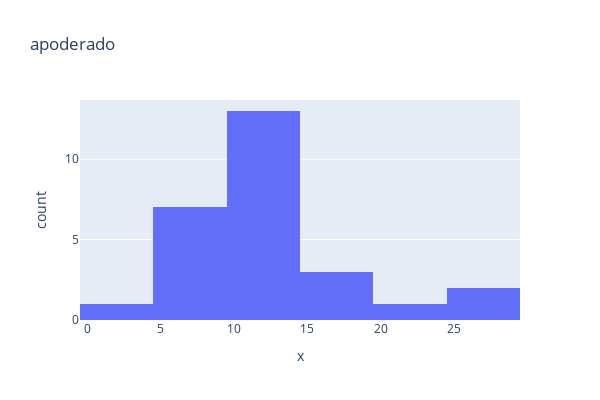
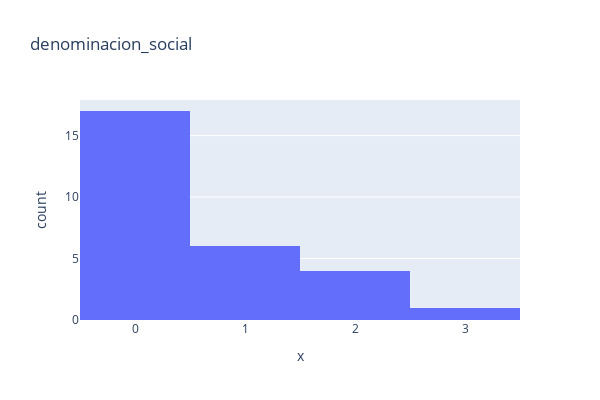
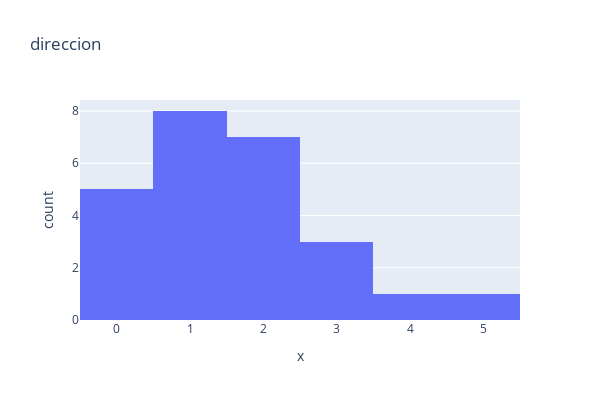
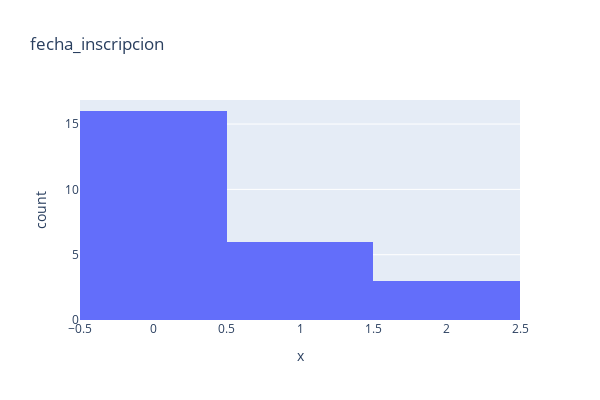

Here is the notebook cell these charts were saved with, in order:
### Code cell
# grafico las distribuciones
import plotly.express as px

for k in paginas.keys():
    try:
        fig = px.histogram(paginas[k], x=paginas[k], title=k, width=600, height=400)
        fig.show()
    except:
        continue

### Figure 1 — Plotly figure (JSON) as saved in the notebook; plotly's stock layout.template omitted (floating-point values rounded to 4 significant figures)
{"data": [{"alignmentgroup": "True", "bingroup": "x", "hovertemplate": "x=%{x}<br>count=%{y}<extra></extra>", "legendgroup": "", "marker": {"color": "#636efa"}, "name": "", "offsetgroup": "", "orientation": "v", "showlegend": false, "type": "histogram", "x": [11, 8, 8, 11, 12, 7, 20, 12, 13, 13, 3, 12, 8, 25, 12, 19, 10, 13, 16, 6, 8, 13, 7, 12, 26, 18, 14], "xaxis": "x", "yaxis": "y"}], "layout": {"barmode": "relative", "height": 400, "legend": {"tracegroupgap": 0}, "title": {"text": "apoderado"}, "width": 600, "xaxis": {"anchor": "y", "domain": [0, 1], "title": {"text": "x"}}, "yaxis": {"anchor": "x", "domain": [0, 1], "title": {"text": "count"}}}}

### Figure 2 — Plotly figure (JSON) as saved in the notebook; plotly's stock layout.template omitted (floating-point values rounded to 4 significant figures)
{"data": [{"alignmentgroup": "True", "bingroup": "x", "hovertemplate": "x=%{x}<br>count=%{y}<extra></extra>", "legendgroup": "", "marker": {"color": "#636efa"}, "name": "", "offsetgroup": "", "orientation": "v", "showlegend": false, "type": "histogram", "x": [0, 0, 2, 0, 1, 0, 1, 0, 1, 0, 0, 0, 1, 2, 0, 0, 0, 2, 0, 3, 0, 1, 0, 0, 0, 2, 0, 1], "xaxis": "x", "yaxis": "y"}], "layout": {"barmode": "relative", "height": 400, "legend": {"tracegroupgap": 0}, "title": {"text": "denominacion_social"}, "width": 600, "xaxis": {"anchor": "y", "domain": [0, 1], "title": {"text": "x"}}, "yaxis": {"anchor": "x", "domain": [0, 1], "title": {"text": "count"}}}}

### Figure 3 — Plotly figure (JSON) as saved in the notebook; plotly's stock layout.template omitted (floating-point values rounded to 4 significant figures)
{"data": [{"alignmentgroup": "True", "bingroup": "x", "hovertemplate": "x=%{x}<br>count=%{y}<extra></extra>", "legendgroup": "", "marker": {"color": "#636efa"}, "name": "", "offsetgroup": "", "orientation": "v", "showlegend": false, "type": "histogram", "x": [0, 1, 3, 0, 1, 0, 2, 1, 1, 0, 0, 2, 2, 2, 2, 4, 3, 1, 1, 2, 1, 3, 5, 2, 1], "xaxis": "x", "yaxis": "y"}], "layout": {"barmode": "relative", "height": 400, "legend": {"tracegroupgap": 0}, "title": {"text": "direccion"}, "width": 600, "xaxis": {"anchor": "y", "domain": [0, 1], "title": {"text": "x"}}, "yaxis": {"anchor": "x", "domain": [0, 1], "title": {"text": "count"}}}}

### Figure 4 — Plotly figure (JSON) as saved in the notebook; plotly's stock layout.template omitted (floating-point values rounded to 4 significant figures)
{"data": [{"alignmentgroup": "True", "bingroup": "x", "hovertemplate": "x=%{x}<br>count=%{y}<extra></extra>", "legendgroup": "", "marker": {"color": "#636efa"}, "name": "", "offsetgroup": "", "orientation": "v", "showlegend": false, "type": "histogram", "x": [0, 0, 2, 0, 1, 0, 1, 0, 1, 0, 0, 1, 2, 0, 0, 0, 0, 0, 0, 1, 0, 0, 0, 2, 1], "xaxis": "x", "yaxis": "y"}], "layout": {"barmode": "relative", "height": 400, "legend": {"tracegroupgap": 0}, "title": {"text": "fecha_inscripcion"}, "width": 600, "xaxis": {"anchor": "y", "domain": [0, 1], "title": {"text": "x"}}, "yaxis": {"anchor": "x", "domain": [0, 1], "title": {"text": "count"}}}}
